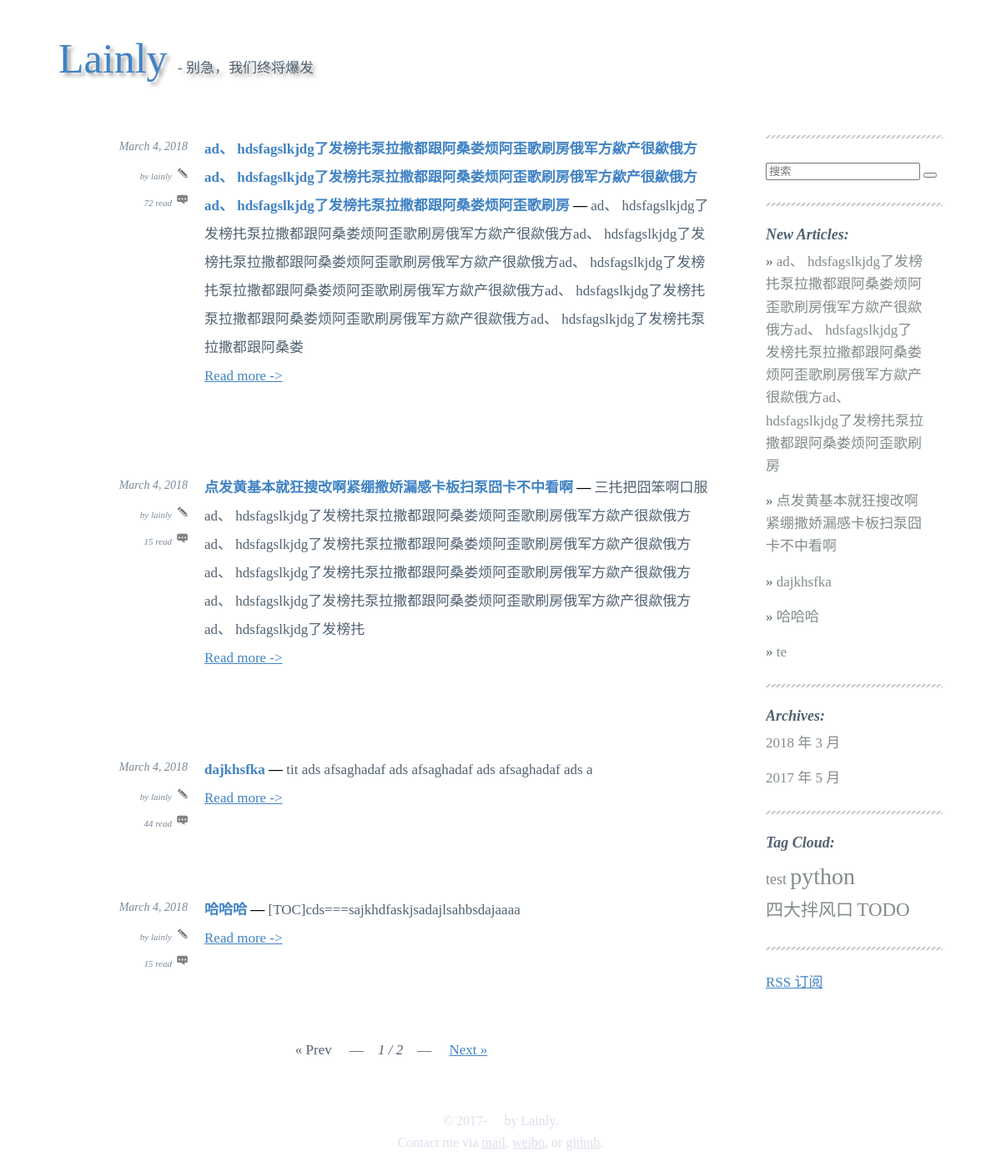
Before: / with the older database file.
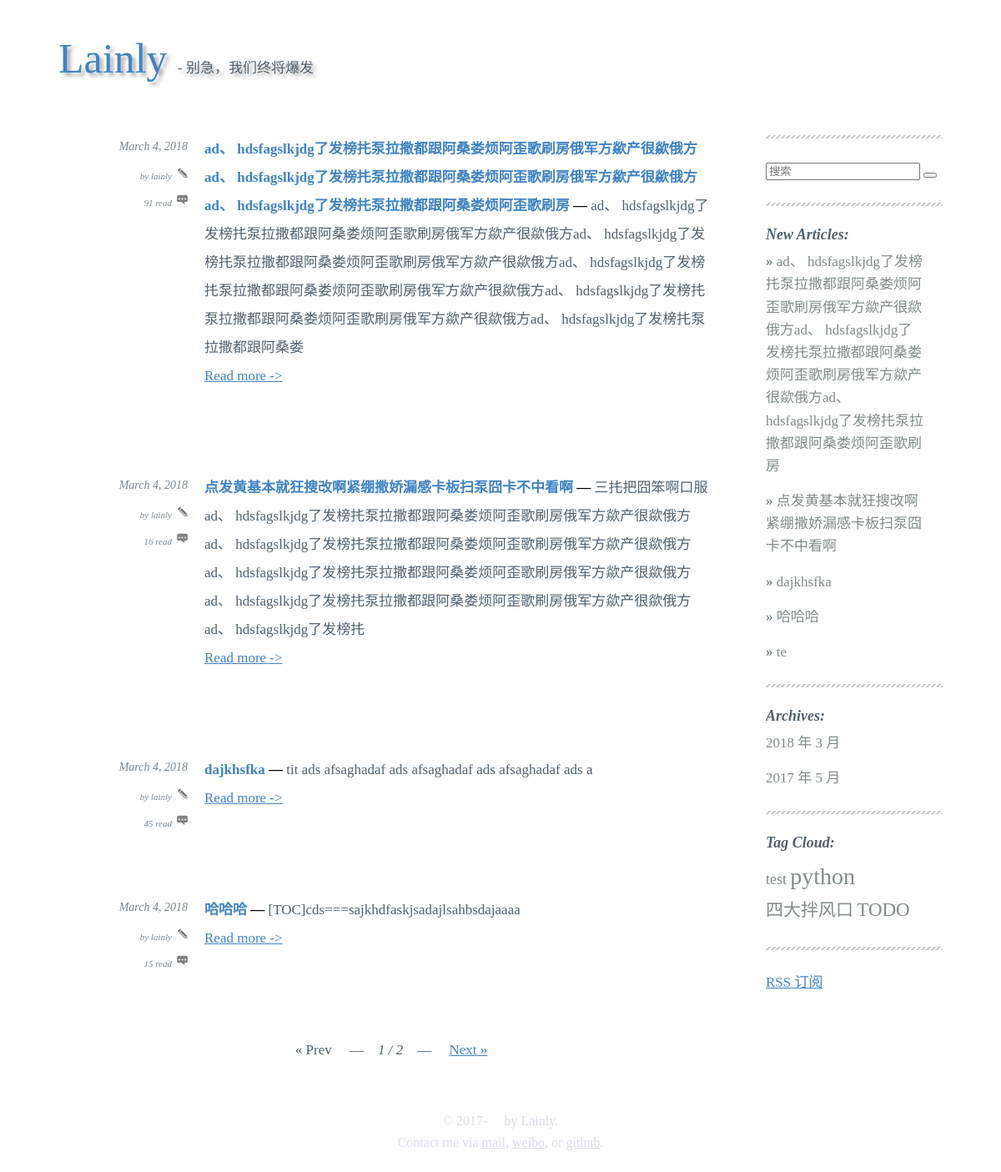
After: the same page with the newer database file.
### article/models.py (models this page shows, shortened)
class Article(models.Model):
	title = models.CharField(max_length=120)
	body = models.TextField()
	created_time = models.DateTimeField()
	modified_time = models.DateTimeField()
	read_times = models.PositiveIntegerField(default=0)
	summry = models.CharField(max_length=400, blank=True)
	tags = models.ManyToManyField(Tag, blank=True)
	author = models.ForeignKey(User, on_delete=models.CASCADE)
	def get_absolute_url(self):
		return reverse('article:detail', kwargs={'pk': self.pk})
	class Meta:
		ordering = ['-created_time']

class Tag(models.Model):
	name = models.CharField(max_length=50)

### article/views.py (the view)
# urls.py: path('', views.IndexView.as_view(), name='index'),
class IndexView(ListView):
	model = Article
	template_name = 'article/index.html'
	context_object_name = 'article_list'
	paginate_by = 4

### article/templatetags/article_tags.py (called while the page is built)
@register.simple_tag
def get_recent_articles(num=5):
	return Article.objects.all().order_by('-created_time')[:num]

@register.simple_tag
def archives():
    return Article.objects.dates('created_time', 'month', order='DESC')

@register.simple_tag
def get_tags():
	return Tag.objects.annotate(num_articles=Count('article')).filter(num_articles__gt=0)

### article/templates/article/index.html (shortened to what this page needs)
{% extends "article/layout.html" %}
{% block body %}
  {% for article in article_list %}
    <div class=entry-overview>
      <div class=date>
        <ul>
          <li class=date >{{ article.created_time|date:"F j, Y" }}</li>
          <li class=by >by {{ article.author }}</li>
          <li class=post > {{ article.read_times }} read</li>
        </ul>
      </div>
      <div class=detail>
      <h1><a href="{% url 'article:detail' article.id %}">{{article.title}}</a></h1>
        {% if article.summry %}
        <div class=summary>{{ article.summry }}<br><a href="{% url 'article:detail' article.id %}">Read more -></a></div>
        {% endif %}
      </div>
    </div>
  {% endfor %}
  {% if is_paginated %}
  <div class=pagination>
    {% if page_obj.has_previous %}
       <a href="?page={{ page_obj.previous_page_number }}">&laquo; Prev</a>
    {% else %}
      <span class=disabled>&laquo; Prev</span>
    {% endif %} — <strong>{{ page_obj.number }} / {{ paginator.num_pages }}</strong> —
    {% if page_obj.has_next %}
       <a href="?page={{ page_obj.next_page_number }}">Next &raquo;</a>
    {% else %}
      <span class=disabled>Next &raquo;</span>
    {% endif %}
  </div>
  {% endif%}
{% endblock %}

### article/templates/article/layout.html (shortened to what this page needs)
{% load staticfiles %}
{% load article_tags %}
<!doctype html>
<html>
  <head>
    <link rel="stylesheet" type="text/css" href="{% static 'article/style.css' %}">
    <link rel="stylesheet" type="text/css" href="{% static 'article/github.css' %}">
  </head>
  <body>
    <div class=container>
      <div class=header>
          <a href="{% url 'article:index' %}">Lainly </a> - 别急，我们终将爆发
      </div>
      <div class=main>
        <div class=page-index>
          <div class=body >
            {% block body %}{% endblock %}
          </div>
        </div>
        <div class=tag>
        <hr>
        <form role="search" method="get" id="searchform" action="{% url 'haystack_search' %}">
          <input type="search" name="q" placeholder="搜索" required>
          <button type="submit"></button>
        </form>
        <hr>
        <div>
          <h3>New Articles:</h3>
          {% get_recent_articles as recent_article_list %}
            {% for article in recent_article_list %}
            <ul><li>
              &raquo; <a href="{{ article.get_absolute_url }}" class="a-article">{{ article.title }}</a>
            </li></ul>
            {% empty %}
            No Article Here.
            {% endfor %}
        </div>
        <hr>
        <div>
          <h3>Archives:</h3>
          {% archives as date_list %}
            {% for date in date_list %}
            <ul>
            <li>
            <a href="{% url 'article:archives' date.year date.month %}" class="a-date">
            {{ date.year }} 年 {{ date.month }} 月</a>
            </li>
            </ul>
            {% empty %}
            No Archive Here.
            {% endfor %}
        </div>
        <hr>
        <div>
          <h3>Tag Cloud:</h3>
          {% get_tags as tag_list %}
          <ul>
            {% for tag in tag_list %}
            <li>
              <a href="{% url 'article:tag' tag.pk %}" class=tag-{{forloop.counter}}>{{ tag.name }}</a>
            </li>
            {% empty %}
            No Tag Here.
            {% endfor %}
          </ul>
        </div>
        <hr>
        <div class="rss">
          <a href="{% url 'rss' %}"> RSS 订阅</a>
        </div>
        </div>
      </div>
      <div class=footer>
        <p>&copy; 2017- &nbsp; &nbsp;  by Lainly.
        <p>
          Contact me via <a href="mailto:lainlyyt@126.com">mail</a>,
          <a href="http://weibo.com/lainly" target="_blank">weibo</a>,
          or
          <a href="http://github.com/lainkm" target="_blank">github</a>.
      </div>
    </div>
  </body>
</html>

### static/article/style.css (style rules this page uses)
body { font: 17px/25px 'Merriweather', serif; margin: 0; padding: 0; font-weight: 400; color: black; }
a { color: #FF69B4; }
h1, h2, h3, h4, h5, h6 { font-family: 'Crimson Text', serif,'kaiti'; font-weight: 400; font-style: italic; }
h1 a, h2 a, h3 a, h4 a, h5 a, h6 a { text-decoration: none; }
h1 { margin: 15px 0 25px 0; }
h1 { font-size: 30px; line-height: 56px; }
h3 { font-size: 18px; line-height: 18px; }
hr { height:1px;border:none;border-top:1px solid #BF9AAB;margin: 25px 0 25px 0; }
div.container { max-width: 1250px; margin: 48px auto; padding: 0 40px; }
div.header { float: left; font-family: 'kaiti'; text-shadow: 4px 4px 4px #aaa; }
div.header a { text-decoration: none; font-size: 50px; font-family: 'Tangerine', serif; font-size: 50px; text-shadow: 4px 4px 4px #aaa; }
div.header, div.navigation { height: 25px; margin-bottom: 42px; }
div.main { clear: both; overflow: hidden; padding: 40px 0 0 0; }
div.body { clear: both; margin: 0 0px 0 3px; line-height: 2; }
div.page-index { float:left;margin:0 -350px 0 0;width:75%; }
div.tag { float:right;overflow:hidden;width:20%; }
div.tag ul { margin-left: 0; padding: 0 20px 0 0; }
div.tag ul li { display: inline-block; }
div.tag ul li a { text-decoration: none; }
div.footer { margin-top: 55px; font-size: 16px; text-align: center; color: #e1dcec; }
div.footer p { margin: 0; }
div.footer a { color: #e1dcec; }
p, div.line-block, ul, ol, pre, table { margin: 15px 0 15px 0; }
li { padding: 0; }
ul { margin-top: 0; list-style-type:none; }
li.date { margin: 0 0 10px 0; }
li.by { background: url(img/icon_author.png) no-repeat right 1px; padding: 0 19px 0 0; font-size: 11px; margin: 0 0 10px 0; }
li.post { font-size: 11px; margin: 0 0 10px 0; margin: 0 0 20px 0; margin-top: 0px; margin-right: 0px; margin-bottom: 20px; margin-left: 0px; background: url(img/icon_comment.png) no-repeat right 1px; padding: 0 19px 0 0; }
div.entry-overview { margin: 25px 10px 25px 2px; }
div.entry-overview h1, div.entry-overview div.summary, div.entry-overview div.summary p { font-family: 'Merriweather', serif,'kaiti';display: inline; line-height: 25px; }
div.entry-overview h1 { margin: 0; font-size: 17px; font-weight: 700; font-family: 'Merriweather', serif,'kaiti', serif; font-style: normal; }
div.entry-overview h1:after { content: " —"; color: black; }
div.entry-overview div.summary, div.entry-overview div.date, div.entry-overview div.summary p { margin: 0; padding: 0; }
div.entry-overview div.detail { margin-left: 170px; margin-bottom: 100px; }
div.entry-overview div.date { float: left; width: 150px; color: #7b8894; text-align: right; font-style: italic; font-size: 14px; }
div.pagination { margin: 36px 0 0 0; text-align: center; }
div.pagination strong { font-weight: normal; font-style: italic; }
.tag-1 { font-size: 18px;font-family: 'Merriweather', serif,'kaiti';color: #838B8B; }
.tag-2 { font-size: 28px;font-family: 'Merriweather', serif,'kaiti';color: #838B8B; }
.tag-3 { font-size: 21px;font-family: 'Merriweather', serif,'kaiti';color: #838B8B; }
.tag-4 { font-size: 23px;font-family: 'Merriweather', serif,'kaiti';color: #838B8B; }
.a-date, .a-article { color: #838B8B;font-family: 'Merriweather', serif,'kaiti' }

### article/static/article/github.css (style rules this page uses)
body { font-family: 'Merriweather', serif, Helvetica, arial, sans-serif ; line-height: 1.6; padding-top: 10px; padding-bottom: 10px; background-color: white; padding: 30px; color: #516272; }
body > *:first-child { margin-top: 0 !important; }
body > *:last-child { margin-bottom: 0 !important; }
a { color: #4183C4; }
h1, h2, h3, h4, h5, h6 { margin: 20px 0 10px; padding: 0; font-weight: bold; -webkit-font-smoothing: antialiased; cursor: text; position: relative; }
hr { border: 0 none; color: #cccccc; height: 4px; padding: 0; }
li { margin: 0; }
ul, ol { padding-left: 30px; }
ul :first-child, ol :first-child { margin-top: 0; }
* { -webkit-print-color-adjust: exact; }
@media screen and (min-width: 914px) { body { margin:0 auto; } }

Changed rows visible on the page:
changed Article (number 1 of 5 on the later page): read_times "72" → "91"
changed Article "点发黄基本就狂搜改啊紧绷撒娇漏感卡板扫泵囧卡不中看啊": read_times "15" → "16"
changed Article "dajkhsfka": read_times "44" → "45"
